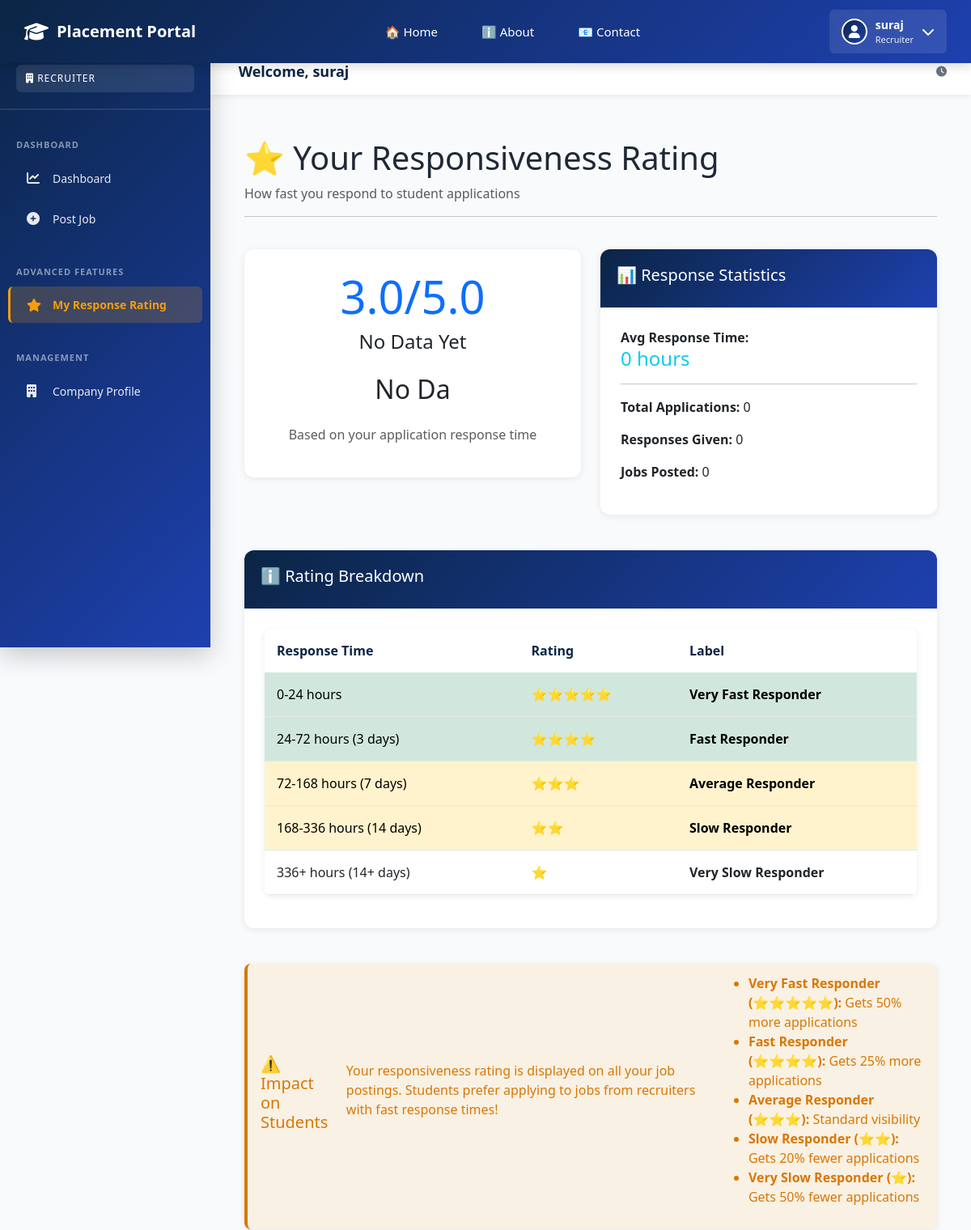
Page /jobs/recruiter/rating/ (signed in, upper part) on the earlier database version.
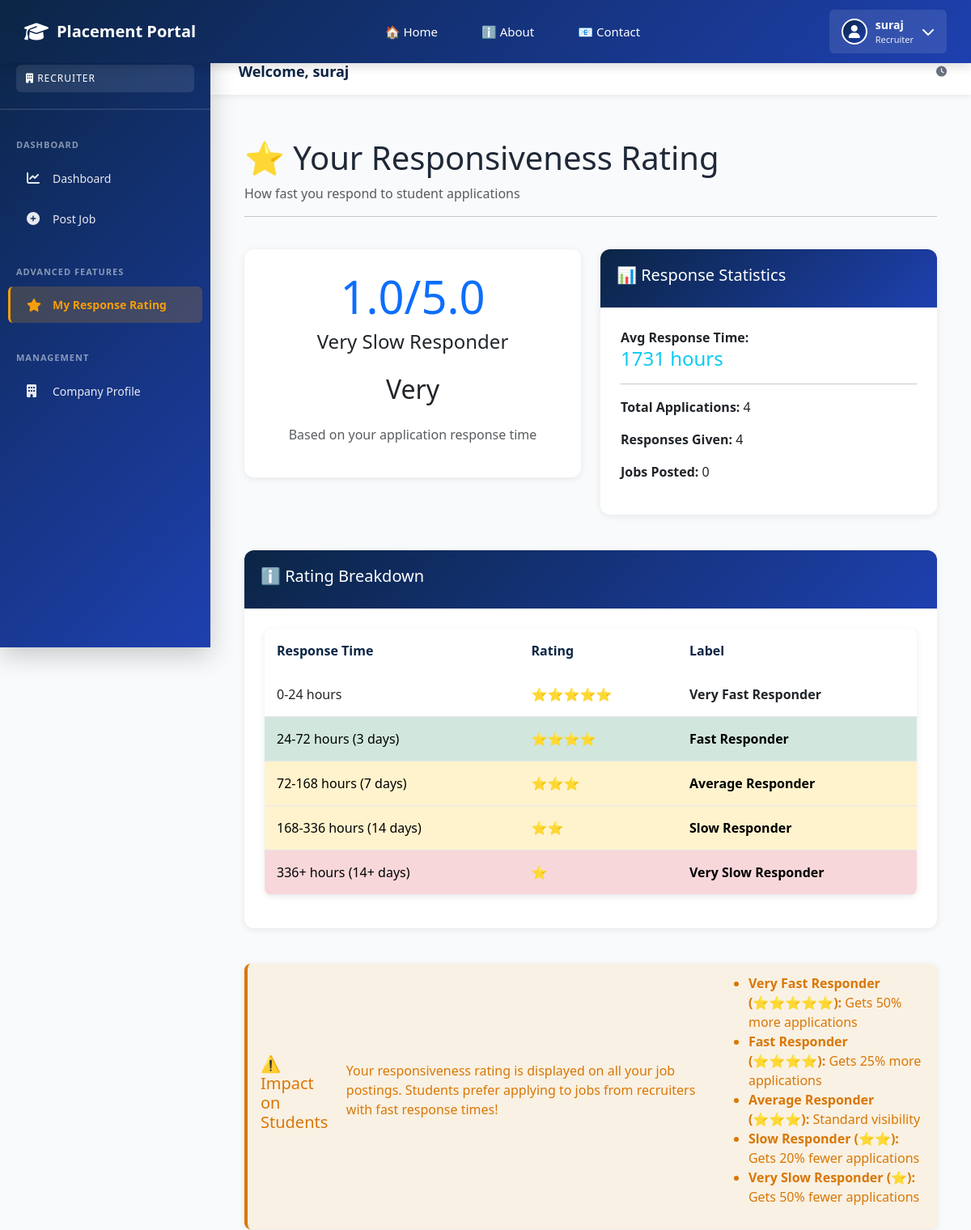
Same page on the later database version.
### jobs/models.py (models this page shows, shortened)
class RecruiterResponseRating(models.Model):
    recruiter = models.OneToOneField(
        settings.AUTH_USER_MODEL,
        on_delete=models.CASCADE,
        related_name='response_rating',
        limit_choices_to={'role_type': 'RECRUITER'}
    )
    avg_response_hours = models.IntegerField(default=0)
    total_jobs_posted = models.IntegerField(default=0)
    total_applications = models.IntegerField(default=0)
    responses_given = models.IntegerField(default=0)
    responsiveness_rating = models.DecimalField(
        max_digits=2,
        decimal_places=1,
        default=3.0,
        help_text="1.0 to 5.0 stars"
    )
    rating_label = models.CharField(max_length=50, default='Average')
    last_updated = models.DateTimeField(auto_now=True)
    RATING_THRESHOLDS = {
        (0, 24): ('⭐⭐⭐⭐⭐', 'Very Fast Responder', 5.0),
        (24, 72): ('⭐⭐⭐⭐', 'Fast Responder', 4.0),
        (72, 168): ('⭐⭐⭐', 'Average Responder', 3.0),
        (168, 336): ('⭐⭐', 'Slow Responder', 2.0),
        (336, float('inf')): ('⭐', 'Very Slow Responder', 1.0),
    }
    class Meta:
        verbose_name_plural = "Recruiter Response Ratings"
    def calculate_rating(self):
        from django.db.models import Avg
        applications = Application.objects.filter(
            job__posted_by=self.recruiter
        ).exclude(response_time_hours__isnull=True)
        if not applications.exists():
            self.avg_response_hours = 0
            self.responsiveness_rating = 3.0
            self.rating_label = 'No Data Yet'
            self.save()
            return
        avg_hours = int(
            applications.aggregate(Avg('response_time_hours'))
            ['response_time_hours__avg'] or 0
        )
        self.avg_response_hours = avg_hours
        self.total_applications = applications.count()
        self.responses_given = applications.filter(
            response_time_hours__isnull=False
        ).count()
        for (min_h, max_h), (emoji, label, rating) in self.RATING_THRESHOLDS.items():
            if min_h <= avg_hours < max_h:
                self.rating_label = label
                self.responsiveness_rating = rating
                break
        self.save()

### jobs/views.py (the view)
# urls.py: path('recruiter/rating/', views.recruiter_rating_view, name='recruiter_rating'),
@recruiter_only
def recruiter_rating_view(request):
    from .models import RecruiterResponseRating
    rating, _ = RecruiterResponseRating.objects.get_or_create(recruiter=request.user)
    rating.calculate_rating()
    context = {
        'rating': rating,
        'stars_display': rating.rating_label,
        'avg_hours': rating.avg_response_hours,
        'total_applications': rating.total_applications,
    }
    return render(request, 'jobs/recruiter_rating.html', context)

### accounts/models.py (called while the page is built)
    @property
    def is_student(self):
        return self.role_type == self.STUDENT

    @property
    def is_recruiter(self):
        return self.role_type == self.RECRUITER

    @property
    def is_tpo(self):
        return self.role_type == self.TPO or self.is_superuser

### templates/jobs/recruiter_rating.html (shortened to what the changed rows need)
{% extends 'base.html' %}
{% block content %}
<div class="container mt-4">
    <div class="row mb-4">
        <div class="col-md-12">
            <h1>⭐ Your Responsiveness Rating</h1>
        </div>
    </div>
    <div class="row mb-4">
        <div class="col-md-6">
            <div class="card border-primary">
                <div class="card-body text-center">
                    <h2 class="display-4 text-primary">{{ rating.responsiveness_rating }}/5.0</h2>
                    <h4>{{ rating.rating_label }}</h4>
                    <div style="font-size: 2rem; margin: 20px 0;">
                        {{ rating.rating_label|slice:":5" }}
                    </div>
                    <p class="text-muted">
                        Based on your application response time
                    </p>
                </div>
            </div>
        </div>
        <div class="col-md-6">
            <div class="card">
                <div class="card-body">
                    <div class="mb-3">
                        <strong>Avg Response Time:</strong><br>
                        <h4 class="text-info">{{ rating.avg_response_hours }} hours</h4>
                    </div>
                    <hr>
                    <p><strong>Total Applications:</strong> {{ rating.total_applications }}</p>
                    <p><strong>Responses Given:</strong> {{ rating.responses_given }}</p>
                    <p><strong>Jobs Posted:</strong> {{ rating.total_jobs_posted }}</p>
                </div>
            </div>
        </div>
    </div>
    <div class="row mb-4">
        <div class="col-md-12">
            <div class="card">
                <div class="card-body">
                    <table class="table">
                        <thead>
                            <tr>
                                <th>Response Time</th>
                                <th>Rating</th>
                                <th>Label</th>
                            </tr>
                        </thead>
                        <tbody>
                            <tr {% if rating.avg_response_hours < 24 %}class="table-success"{% endif %}>
                                <td>0-24 hours</td>
                                <td>⭐⭐⭐⭐⭐</td>
                                <td><strong>Very Fast Responder</strong></td>
                            </tr>
                            <tr {% if rating.avg_response_hours >= 336 %}class="table-danger"{% endif %}>
                                <td>336+ hours (14+ days)</td>
                                <td>⭐</td>
                                <td><strong>Very Slow Responder</strong></td>
                            </tr>
                        </tbody>
                    </table>
                </div>
            </div>
        </div>
    </div>
</div>
{% endblock %}

Differences in the rows shown:
changed RecruiterResponseRating: responsiveness_rating "3.0" → "1.0"; rating_label "No Data Yet" → "Very Slow Responder"; rating_label "No Da" → "Very"; avg_response_hours "0" → "1731"; total_applications "0" → "4"; responses_given "0" → "4"
